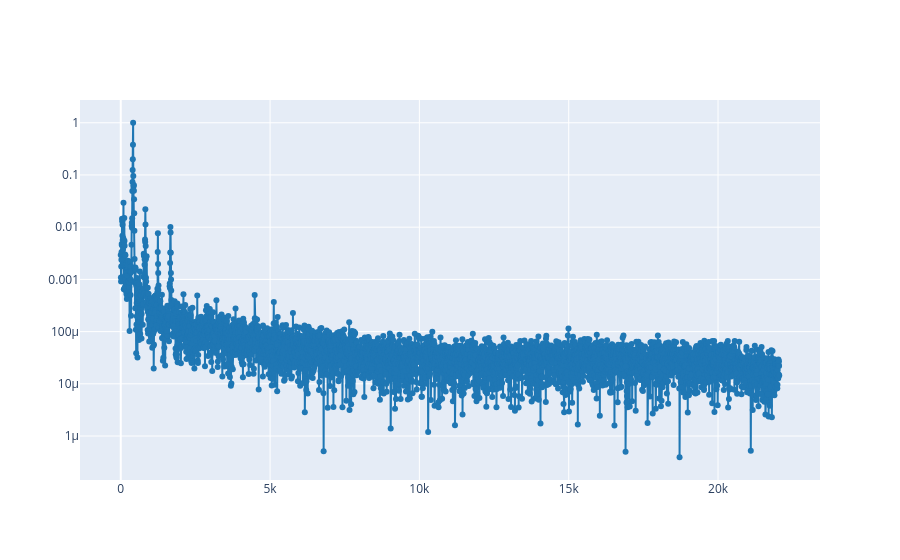

This figure's notebook cell:
### Markdown cell above
With the following code you can check the spectrogram

### Code cell
# Write the code here
def plt_spectrum(z, t_start=0.763):
    windows_len = 8192
    ff, tt, S = signal.spectrogram(z, 44100, nperseg=windows_len, noverlap=windows_len/2)
    print(tt)

    plot_spectrum_at(ff, tt, S, t_start)

plt_spectrum(ref, 0.5)

### Figure 1 — Plotly figure (JSON) as saved in the notebook; plotly's stock layout.template omitted (floating-point values rounded to 4 significant figures; data arrays with more than 128 entries replaced by an {"elided": "..."} marker saying what was removed)
{"data": [{"line": {"color": "#1f77b4", "shape": "linear"}, "mode": "lines+markers", "type": "scatter", "x": {"elided": "4097 float values"}, "y": {"elided": "4097 float values"}}], "layout": {"yaxis": {"type": "log"}}}
